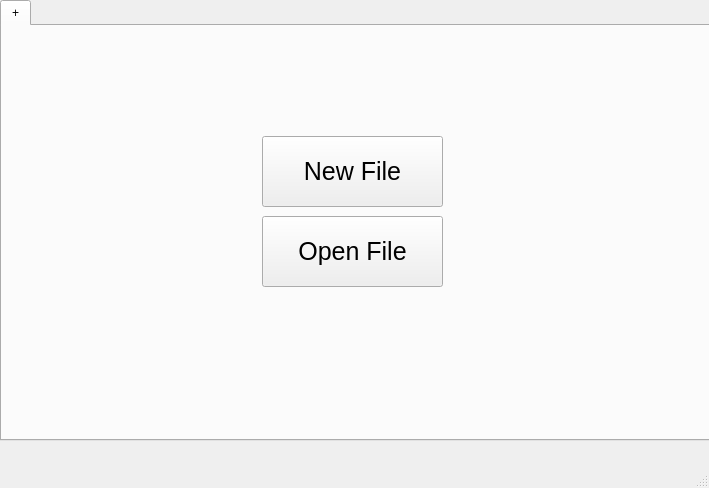
<?xml version="1.0" encoding="UTF-8"?>
<ui version="4.0"> 
 <class>MainWindow</class>
 <widget class="QMainWindow" name="MainWindow">
  <property name="geometry">
   <rect>
    <x>0</x>
    <y>0</y>
    <width>709</width>
    <height>488</height>
   </rect>
  </property>
  <property name="windowTitle">
   <string>NotePad</string>
  </property>
  <widget class="QWidget" name="centralWidget">
   <widget class="QTabWidget" name="tabWidget">
    <property name="geometry">
     <rect>
      <x>0</x>
      <y>0</y>
      <width>711</width>
      <height>441</height>
     </rect>
    </property>
    <property name="currentIndex">
     <number>0</number>
    </property>
    <property name="iconSize">
     <size>
      <width>10</width>
      <height>16</height>
     </size>
    </property>
    <widget class="QWidget" name="tab_2">
     <attribute name="title">
      <string>+</string>
     </attribute>
     <widget class="QPushButton" name="addfile">
      <property name="geometry">
       <rect>
        <x>260</x>
        <y>190</y>
        <width>181</width>
        <height>71</height>
       </rect>
      </property>
      <property name="font">
       <font>
        <pointsize>19</pointsize>
       </font>
      </property>
      <property name="text">
       <string>Open File</string>
      </property>
     </widget>
     <widget class="QPushButton" name="newfile">
      <property name="geometry">
       <rect>
        <x>260</x>
        <y>110</y>
        <width>181</width>
        <height>71</height>
       </rect>
      </property>
      <property name="font">
       <font>
        <pointsize>19</pointsize>
       </font>
      </property>
      <property name="text">
       <string>New File</string>
      </property>
     </widget>
    </widget>
   </widget>
  </widget>
  <widget class="QMenuBar" name="menuBar">
   <property name="geometry">
    <rect>
     <x>0</x>
     <y>0</y>
     <width>709</width>
     <height>23</height>
    </rect>
   </property>
  </widget>
  <widget class="QStatusBar" name="statusBar"/>
 </widget>
 <layoutdefault spacing="6" margin="11"/>
 <resources/>
 <connections/>
</ui>
